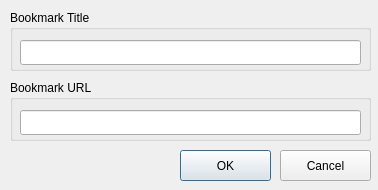
<?xml version="1.0" encoding="UTF-8"?>
<ui version="4.0">
 <class>DialogBookmarkEdit</class>
 <widget class="QDialog" name="DialogBookmarkEdit">
  <property name="geometry">
   <rect>
    <x>0</x>
    <y>0</y>
    <width>378</width>
    <height>190</height>
   </rect>
  </property>
  <property name="windowTitle">
   <string>Edit bookmark</string>
  </property>
  <widget class="QGroupBox" name="titleHint">
   <property name="geometry">
    <rect>
     <x>10</x>
     <y>10</y>
     <width>361</width>
     <height>61</height>
    </rect>
   </property>
   <property name="title">
    <string>Bookmark Title</string>
   </property>
   <widget class="QLineEdit" name="titleEdit">
    <property name="geometry">
     <rect>
      <x>10</x>
      <y>30</y>
      <width>341</width>
      <height>25</height>
     </rect>
    </property>
   </widget>
  </widget>
  <widget class="QGroupBox" name="urlHint">
   <property name="geometry">
    <rect>
     <x>10</x>
     <y>80</y>
     <width>361</width>
     <height>61</height>
    </rect>
   </property>
   <property name="title">
    <string>Bookmark URL</string>
   </property>
   <widget class="QLineEdit" name="urlEdit">
    <property name="geometry">
     <rect>
      <x>10</x>
      <y>30</y>
      <width>341</width>
      <height>25</height>
     </rect>
    </property>
   </widget>
  </widget>
  <widget class="QPushButton" name="okButton">
   <property name="geometry">
    <rect>
     <x>180</x>
     <y>150</y>
     <width>91</width>
     <height>31</height>
    </rect>
   </property>
   <property name="text">
    <string>OK</string>
   </property>
  </widget>
  <widget class="QPushButton" name="cancelButton">
   <property name="geometry">
    <rect>
     <x>280</x>
     <y>150</y>
     <width>91</width>
     <height>31</height>
    </rect>
   </property>
   <property name="text">
    <string>Cancel</string>
   </property>
  </widget>
 </widget>
 <resources/>
 <connections>
  <connection>
   <sender>okButton</sender>
   <signal>clicked()</signal>
   <receiver>DialogBookmarkEdit</receiver>
   <slot>actionOK()</slot>
   <hints>
    <hint type="sourcelabel">
     <x>225</x>
     <y>165</y>
    </hint>
    <hint type="destinationlabel">
     <x>188</x>
     <y>94</y>
    </hint>
   </hints>
  </connection>
  <connection>
   <sender>cancelButton</sender>
   <signal>clicked()</signal>
   <receiver>DialogBookmarkEdit</receiver>
   <slot>actionCancel()</slot>
   <hints>
    <hint type="sourcelabel">
     <x>325</x>
     <y>165</y>
    </hint>
    <hint type="destinationlabel">
     <x>188</x>
     <y>94</y>
    </hint>
   </hints>
  </connection>
 </connections>
 <slots>
  <slot>actionOK()</slot>
  <slot>actionCancel()</slot>
 </slots>
</ui>
